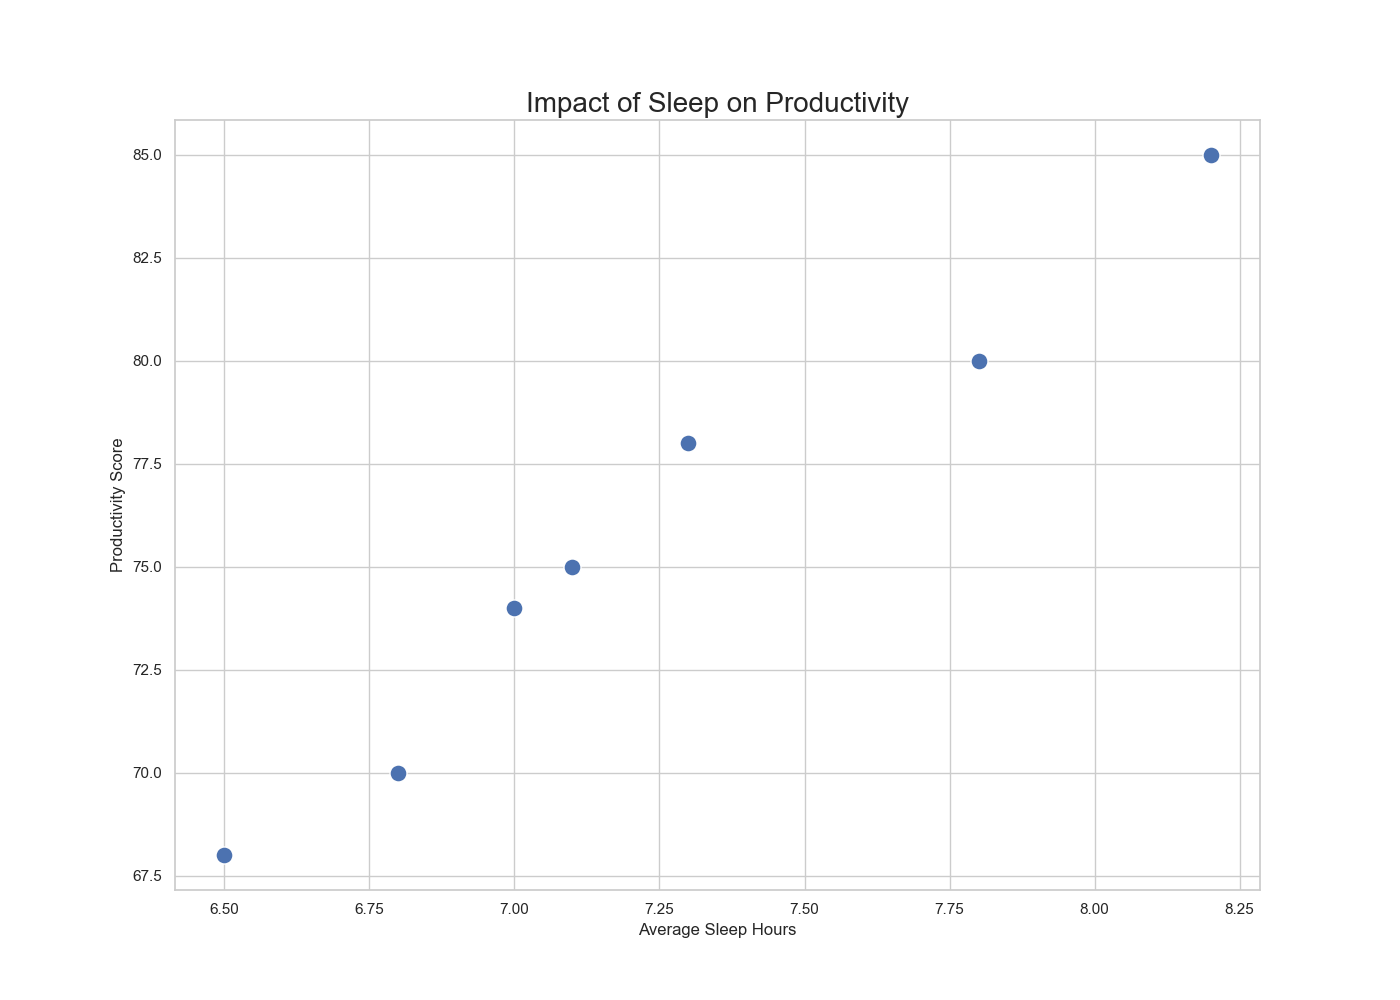

Source code (Python):

import pandas as pd
import seaborn as sns
import matplotlib.pyplot as plt

# Generate the data points
data = {
    'Day': ['Monday', 'Tuesday', 'Wednesday', 'Thursday', 'Friday', 'Saturday', 'Sunday'],
    'Average Sleep Hours': [6.8, 7.1, 6.5, 7.3, 7.0, 8.2, 7.8],
    'Productivity Score': [70, 75, 68, 78, 74, 85, 80]
}

# Create a DataFrame
df = pd.DataFrame(data)

# Initialize a seaborn scatterplot
plt.figure(figsize=(14, 10))
scatter = sns.scatterplot(
    x='Average Sleep Hours',
    y='Productivity Score',
    data=df,
    palette=['#1f77b4', '#ff7f0e', '#2ca02c', '#d62728', '#9467bd', '#8c564b', '#e377c2'],
    s=150  # Define the size of the points
)

# Set the title
scatter.set_title('Impact of Sleep on Productivity', fontsize=20)

# Show the plot
plt.show()
